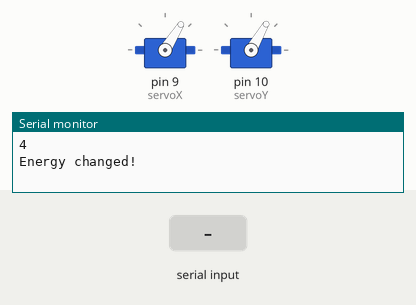
Simulated run of this sketch. Board: Arduino Uno, built with avr-gcc and run on an emulated ATmega328P. Parts: 2 × servo, the last lines printed to the serial monitor. The inputs (shaded band) are chosen by the test bench.

Above: at 4.06 s.
4.3 s: "e90\n" received over Serial
At 5.56 s:
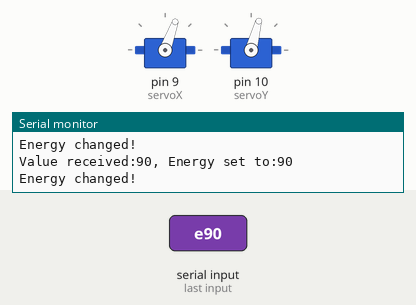
7.3 s: "x90\n" received over Serial
At 7.56 s:
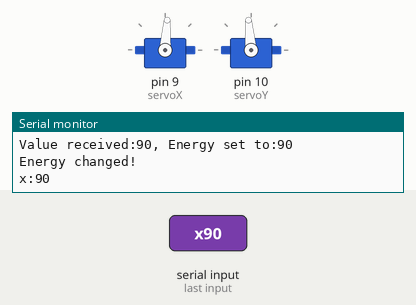
10.3 s: "y90\n" received over Serial
At 10.56 s:
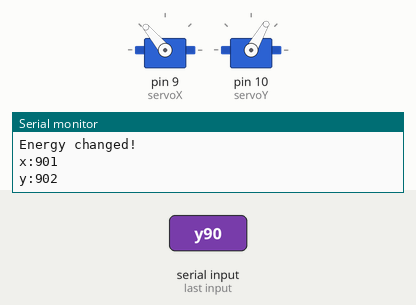
Timing chart, 0 to 22.0 s (numbered marks = the images above; inputs shaded):
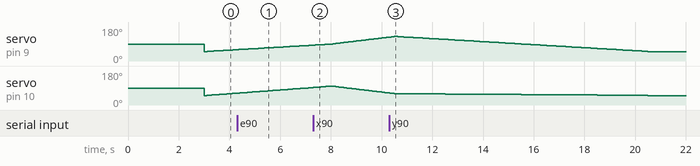

The sketch:

antialienraycaster.ino
```cpp
#include <Servo.h>

bool gReverseDirection = false;

Servo servoX;
Servo servoY;
int valX = 90;
int valXOld;
int valY = 90;
int valYOld;

int Energy = 100;
int OldEnergy = 0;

int mode = 1;  // 0=nothing, 1=shootRandomDirection


#define TROUND
#ifdef TSQUARE
uint8_t pathX[] = {50, 140, 90};
uint8_t pathY[] = {20, 70, 50};
#endif
#ifdef TROUND
uint8_t pathX[] = {50, 90, 130, 50};
uint8_t pathY[] = {50, 100, 60, 50};
#endif


void setup() {
  Serial.begin(2400);
  Serial.println(sizeof(pathX));

  delay(3000); // sanity delay
  servoX.attach(9);
  servoY.attach(10);
}

void loop()
{
  receive_serial_cmd();

  // test if energy has changed
  if(Energy != OldEnergy) {
    OldEnergy = Energy;
    // Energy level has been changed - react here
    Serial.println("Energy changed!");
  }

  switch(mode) {
    case 0:
      nothing();
      break;
    case 1:
      shootRandomDirection();
      break;
  }


  //FastLED.show(); // display this frame
  //FastLED.delay(1000 / FRAMES_PER_SECOND);
}
void nothing() {
  if(valX != valXOld) {
    valXOld = valX;
    servoX.write(valX);
  }
  if(valY != valYOld) {
    valYOld = valY;
    servoY.write(valY);
  }
}

uint8_t pathS[] = {10, 20, 5, 8};
int pathIndex = 0;
uint32_t pathTicks = 0;

void shootRandomDirection() {
  static uint16_t timestamp = millis();

  if(((uint16_t)millis()-timestamp) > 1) {
    timestamp += 1;
    int pathIndex2 = pathIndex+1;
    if(pathIndex2>=sizeof(pathX)) pathIndex2 = 0;
    int valX = map(pathTicks, 0,50000, pathX[pathIndex], pathX[pathIndex2]);
    int valY = map(pathTicks, 0,50000, pathY[pathIndex], pathY[pathIndex2]);
    pathTicks += pathS[pathIndex];
    if(pathTicks > 50000) {
      pathTicks = 0;
      pathIndex++;
      if(pathIndex>=sizeof(pathX)) pathIndex = 0;
      Serial.println(pathIndex);
    }
    servoX.write(valX);
    servoY.write(valY);
  }
}

void receive_serial_cmd(void) {
  static uint8_t cmd[18];
  static uint8_t cmdcount = 0;
  uint8_t c;
  while(Serial.available()) {
    c = Serial.read();
    if(c > ' ') cmd[cmdcount++] = c;
    if((c == 8) && (cmdcount > 0)) cmdcount--;
    if((c == 0x0d) || (c == 0x0a) || (cmdcount > 16)) {
      cmd[cmdcount] = 0;
      if(cmdcount > 0) {
       switch(cmd[0]) {
        case 'e':
          if((cmdcount > 1) && (cmdcount < 7)) {
            int temp = atoi((const char *)&cmd[1]);
            Energy = constrain(temp, 0, 100);
            Serial.print("Value received:");
            Serial.print(temp);
            Serial.print(", Energy set to:");
            Serial.println(Energy);
          }
          break;
          case 'x':
           if((cmdcount > 1) && (cmdcount < 7)) {
            int temp = atoi((const char *)&cmd[1]);
            valX = constrain(temp, 0, 180);
            Serial.print("x:");
            Serial.print(temp);
          }
          break;
          case 'y':
           if((cmdcount > 1) && (cmdcount < 7)) {
            int temp = atoi((const char *)&cmd[1]);
            valY = constrain(temp, 0, 180);
            Serial.print("y:");
            Serial.print(temp);
          }
          break;
       }
      }
      cmdcount = 0;
    }
  }
}
```

Measured:
- by itself, servo on pin 9 (servoX): rises from 126° to 130° in 0.19 s, then falls to 50° in 10.0 s
